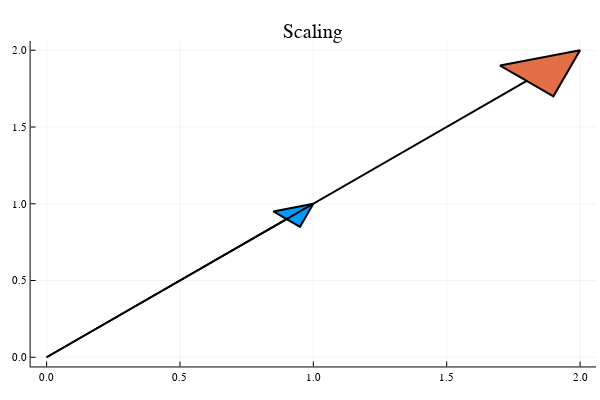

Notebook code for this chart:
### Markdown cell above
### Scaling

### Code cell
using Plots
plotly() # Set the backend to Plotly

# Scaling
s = 2
A = [s 0; 0 s] # this is a 2D scaling map

# the origin
x0 = 0;
y0 = 0;

# a 2D vector
v = [1; 1]

# plot v (will be in blue)
quiver([x0],[y0],quiver=(v[1,:],v[2,:]), title = "Scaling", lw = 2)

# apply A
u = A * v

# plot u (will be in red)
quiver!([x0],[y0],quiver=(u[1,:],u[2,:]), lw = 2)

### Figure 1 — Plotly figure (JSON) as saved in the notebook; plotly's stock layout.template omitted (floating-point values rounded to 4 significant figures)
{"data": [{"fill": "tozeroy", "fillcolor": "rgba(0, 154, 250, 1.000)", "hoverinfo": "none", "legendgroup": "", "line": {"color": "rgba(0, 0, 0, 1.000)", "dash": "solid", "width": 2}, "mode": "lines", "name": "", "showlegend": false, "type": "scatter", "x": [0, 0.9, 0.85, 1, 0.95, 0.9, 0], "xaxis": "x1", "y": [0, 0.9, 0.95, 1, 0.85, 0.9, 0], "yaxis": "y1"}, {"fill": "tozeroy", "fillcolor": "rgba(227, 111, 71, 1.000)", "hoverinfo": "none", "legendgroup": "", "line": {"color": "rgba(0, 0, 0, 1.000)", "dash": "solid", "width": 2}, "mode": "lines", "name": "", "showlegend": false, "type": "scatter", "x": [0, 1.8, 1.7, 2, 1.9, 1.8, 0], "xaxis": "x1", "y": [0, 1.8, 1.9, 2, 1.7, 1.8, 0], "yaxis": "y1"}], "layout": {"annotations": [{"font": {"color": "rgba(0, 0, 0, 1.000)", "family": "sans-serif", "size": 20}, "rotation": 0, "showarrow": false, "text": "Scaling", "x": 0.5222, "xanchor": "center", "xref": "paper", "y": 1, "yanchor": "top", "yref": "paper"}], "height": 400, "legend_position": {"bgcolor": "rgba(255, 255, 255, 1.000)", "bordercolor": "rgba(0, 0, 0, 1.000)", "borderwidth": 1, "font": {"color": "rgba(0, 0, 0, 1.000)", "family": "sans-serif", "size": 11}, "title": {"font": {"color": "rgba(0, 0, 0, 1.000)", "family": "sans-serif", "size": 15}, "text": ""}, "tracegroupgap": 0, "traceorder": "normal", "x": 1, "xanchor": "auto", "y": 1, "yanchor": "auto"}, "margin": {"b": 20, "l": 0, "r": 0, "t": 20}, "paper_bgcolor": "rgba(255, 255, 255, 1.000)", "plot_bgcolor": "rgba(255, 255, 255, 1.000)", "showlegend": true, "width": 600, "xaxis": {"anchor": "y", "domain": [0.05101, 0.9934], "gridcolor": "rgba(0, 0, 0, 0.100)", "gridwidth": 0.5, "linecolor": "rgba(0, 0, 0, 1.000)", "mirror": false, "range": [-0.06, 2.06], "showgrid": true, "showline": true, "showticklabels": true, "tickangle": 0, "tickcolor": "rgb(0, 0, 0)", "tickfont": {"color": "rgba(0, 0, 0, 1.000)", "family": "sans-serif", "size": 11}, "tickmode": "array", "ticks": "inside", "ticktext": ["0.0", "0.5", "1.0", "1.5", "2.0"], "tickvals": [0, 0.5, 1, 1.5, 2], "title": "", "titlefont": {"color": "rgba(0, 0, 0, 1.000)", "family": "sans-serif", "size": 15}, "type": "-", "visible": true, "zeroline": false, "zerolinecolor": "rgba(0, 0, 0, 1.000)"}, "yaxis": {"anchor": "x", "domain": [0.03762, 0.9415], "gridcolor": "rgba(0, 0, 0, 0.100)", "gridwidth": 0.5, "linecolor": "rgba(0, 0, 0, 1.000)", "mirror": false, "range": [-0.06, 2.06], "showgrid": true, "showline": true, "showticklabels": true, "tickangle": 0, "tickcolor": "rgb(0, 0, 0)", "tickfont": {"color": "rgba(0, 0, 0, 1.000)", "family": "sans-serif", "size": 11}, "tickmode": "array", "ticks": "inside", "ticktext": ["0.0", "0.5", "1.0", "1.5", "2.0"], "tickvals": [0, 0.5, 1, 1.5, 2], "title": "", "titlefont": {"color": "rgba(0, 0, 0, 1.000)", "family": "sans-serif", "size": 15}, "type": "-", "visible": true, "zeroline": false, "zerolinecolor": "rgba(0, 0, 0, 1.000)"}}}
